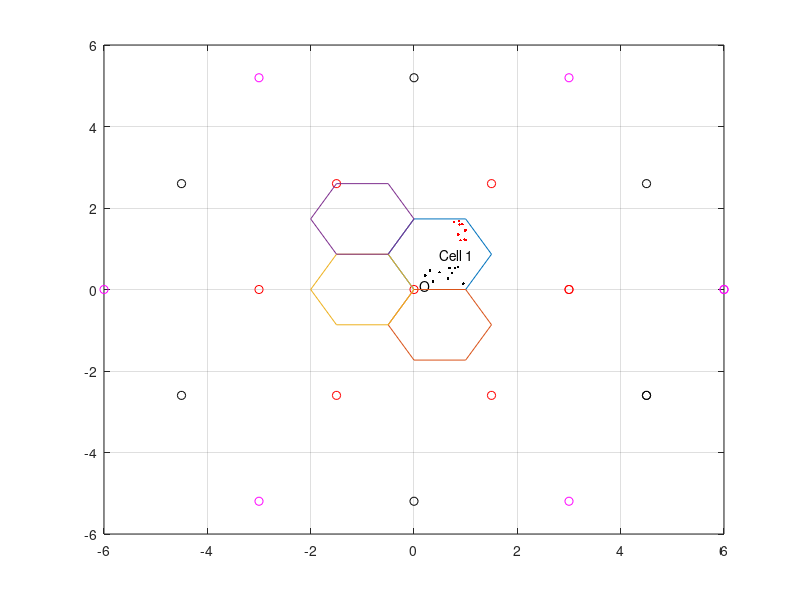

Write the MATLAB code that produced this figure.
%  Cell19_1km : 
%   this file generate the plot of 19 Celluers, 19 Node Bs
%   each 3-sector site located in the edge of each single cell 
%
%   simulate the rality as 
%      figure r_one 3 sector cell site lies at the edge of severl cells
%
%   other reference: 
%  "Selection procedures for the choice of radio transmission technologies
%  of the UMTS"
%   3GPP UMTS Cellular layout of UMTS@ TR 101 112 V3.2.0 Figure 1.3.4.3.A
%       site distance = 6/1.5km; cell radius  = 2km /500m
%  
%   Parameters in this file: site distance = 3 km, cell radius = 1 km
%   Xu qing  20 Feb. 2012 
%
%  needed m-files: none
clear all;
close all;

% BSs's positons & MB's range
t=linspace(0,2*pi,7);
plot(0,0,'ro');             text(0.1,0.1,'O');
grid on;
hold on;

bsx1=3*cos(t);
bsy1=3*sin(t);

bsx2=sqrt(3)*3*cos(t-pi/6);
bsy2=sqrt(3)*3*sin(t-pi/6);

% BS's locations
plot(bsx1,bsy1,'ro');
plot(2*bsx1,2*bsy1,'mo');
plot(bsx2,bsy2,'ko');

% Cell's range
% initial cell, central from the original point
cx0=cos(t);     
cy0=sin(t);     

cx1=cx0+0.5;
cy1=cy0+sqrt(3)/2;
cx2=cx0+0.5;
cy2=cy0-sqrt(3)/2;

cx3=cx0-1;
cy3=cy0;

cx4=cx0-1;
cy4=cy0+sqrt(3);

plot(cx1,cy1);
plot(cx2,cy2);
plot(cx3,cy3);
plot(cx4,cy4);

text(0.5, sqrt(3)/2,'Cell 1');

% Results: BS's locations in m

cellRadius = 1;   
Num = 1:1:10;
UserNotFarFromBS = zeros(2,length(Num));
UserFarFromBS = zeros(2,length(Num));
userCoverage = 0.95;         % random coverage 
UserRb = zeros(1,length(Num));
% Generate UEs randomly distributed in the central Cell
% x:[0,1], y : [0, 3^(-0.5)]
for i=1: length(Num)
    % generate the array of service bit rate for users
    % generate the array of user positions , with same coverage 
    UserNotFarFromBS(:,i)= [rand(1); 1/sqrt(3)*rand(1)]; 
    UserFarFromBS(:,i)=[0.75 + 0.25*rand(1); 1.2 + (1.732-1.2)*rand(1)];
    
    plot(UserNotFarFromBS(1,i),UserNotFarFromBS(2,i),'k.');
    plot(UserFarFromBS(1,i),UserFarFromBS(2,i),'r.');   
 end





